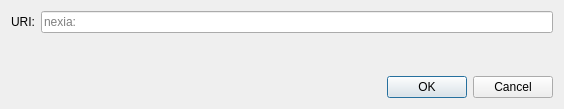
<?xml version="1.0" encoding="UTF-8"?>
<ui version="4.0">
 <class>OpenURIDialog</class>
 <widget class="QDialog" name="OpenURIDialog">
  <property name="geometry">
   <rect>
    <x>0</x>
    <y>0</y>
    <width>564</width>
    <height>109</height>
   </rect>
  </property>
  <property name="windowTitle">
   <string>Open nexia URI</string>
  </property>
  <layout class="QVBoxLayout" name="verticalLayout">
   <item>
    <layout class="QHBoxLayout" name="horizontalLayout">
     <item>
      <widget class="QLabel" name="label">
       <property name="text">
        <string>URI:</string>
       </property>
      </widget>
     </item>
     <item>
      <widget class="QValidatedLineEdit" name="uriEdit">
       <property name="placeholderText">
        <string notr="true">nexia:</string>
       </property>
      </widget>
     </item>
    </layout>
   </item>
   <item>
    <spacer name="verticalSpacer">
     <property name="orientation">
      <enum>Qt::Vertical</enum>
     </property>
     <property name="sizeHint" stdset="0">
      <size>
       <width>20</width>
       <height>40</height>
      </size>
     </property>
    </spacer>
   </item>
   <item>
    <widget class="QDialogButtonBox" name="buttonBox">
     <property name="orientation">
      <enum>Qt::Horizontal</enum>
     </property>
     <property name="standardButtons">
      <set>QDialogButtonBox::Cancel|QDialogButtonBox::Ok</set>
     </property>
    </widget>
   </item>
  </layout>
 </widget>
 <customwidgets>
  <customwidget>
   <class>QValidatedLineEdit</class>
   <extends>QLineEdit</extends>
   <header>qt/qvalidatedlineedit.h</header>
  </customwidget>
 </customwidgets>
 <resources/>
 <connections>
  <connection>
   <sender>buttonBox</sender>
   <signal>accepted()</signal>
   <receiver>OpenURIDialog</receiver>
   <slot>accept()</slot>
   <hints>
    <hint type="sourcelabel">
     <x>248</x>
     <y>254</y>
    </hint>
    <hint type="destinationlabel">
     <x>157</x>
     <y>274</y>
    </hint>
   </hints>
  </connection>
  <connection>
   <sender>buttonBox</sender>
   <signal>rejected()</signal>
   <receiver>OpenURIDialog</receiver>
   <slot>reject()</slot>
   <hints>
    <hint type="sourcelabel">
     <x>316</x>
     <y>260</y>
    </hint>
    <hint type="destinationlabel">
     <x>286</x>
     <y>274</y>
    </hint>
   </hints>
  </connection>
 </connections>
</ui>
